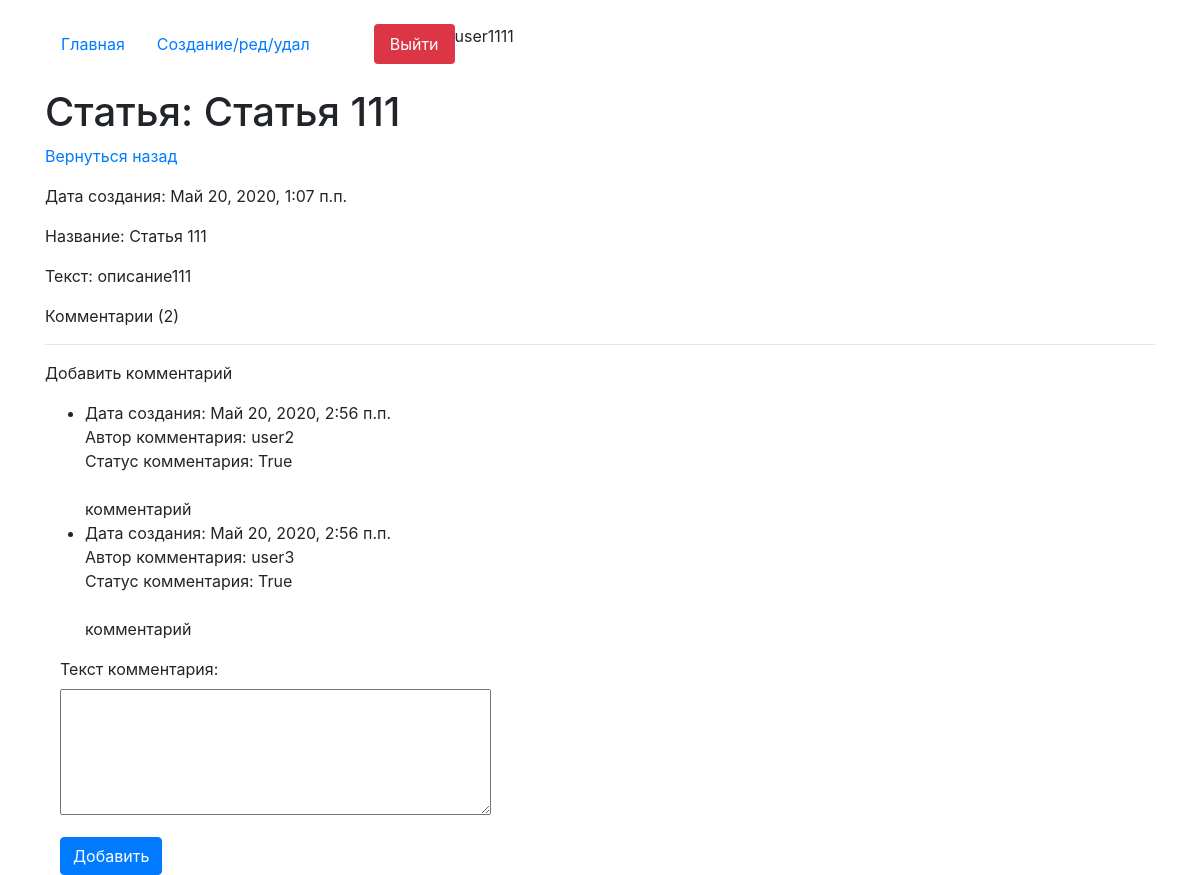
The page /detail/71 (signed in) on the database its author committed.
### core/models.py (models this page shows, shortened)
class Articles(models.Model):
    author = models.ForeignKey(User, on_delete = models.CASCADE, verbose_name='Владелец статьи', blank = True, null = True )
    create_date = models.DateTimeField(auto_now=True)
    name = models.CharField(max_length=200, verbose_name='Название')
    text = models.TextField(verbose_name='Текст')
    class Meta:
        verbose_name='Статью'
        verbose_name_plural='Статьи'

class Comments(models.Model):
    article = models.ForeignKey(Articles, on_delete = models.CASCADE, verbose_name='Статья', blank = True, null = True,related_name='comments_articles' )
    author = models.ForeignKey(User, on_delete = models.CASCADE, verbose_name='Автор комментария', blank = True, null = True )
    create_date = models.DateTimeField(auto_now=True)
    text = models.TextField(verbose_name='Текст комментария')
    status = models.BooleanField(verbose_name='Видимость статьи', default=False)
    objects  = StatusFilterComments()

### core/views.py (the view, shortened to what this page needs)
# urls.py: path('detail/<int:pk>', views.HomeDetailView.as_view(), name='detail_page'),
class HomeDetailView(CustomSuccessMessageMixin, FormMixin, DetailView):
    model = Articles
    template_name = 'detail.html'
    context_object_name = 'get_article'
    form_class = CommentForm
    success_msg = 'Комментарий успешно создан, ожидайте модерации'

### core/forms.py
class CommentForm(forms.ModelForm):
    class Meta:
        model = Comments
        fields = ('text',)
    def __init__(self,*args,**kwargs):
        super().__init__(*args,**kwargs)
        for field in self.fields:
            self.fields[field].widget.attrs['class'] = 'form-control'
        self.fields['text'].widget = Textarea(attrs={'rows':5})

### core/models.py (called while the page is built)
    def get_queryset(self):
        return super().get_queryset().filter(Q(status=False, author = get_current_user()) | Q(status=False, article__author=get_current_user()) | Q(status=True))

### core/templates/detail.html (shortened to what this page needs)
{% extends 'index.html' %}
    {% block content %}
    <h1 class="mt-4">Статья: {{get_article.name}}</h1>
    <p><a href="/">Вернуться назад</a></p>
    <p>Дата создания:  {{get_article.create_date}}</p>
    <p>Название:  {{get_article.name}}</p>
    <p>Текст: {{get_article.text}}</p>
    <p>Комментарии ({{get_article.comments_articles.all.count}})</p>
    <hr>
    <p>Добавить комментарий</p>
    <ul>
    {% for item in get_article.comments_articles.all %}
    <li>
    {% include 'comment_item.html' %}
    </li>
    {% endfor %}
    </ul>
    <div class="col-4">
        <form action="" id="add_form" method="post">
                {{form.as_p}}
        </form>
        <button form="add_form" type="submit" class="btn btn-primary">Добавить</button>
    </div>
{% endblock %}

### core/templates/index.html (shortened to what this page needs)
<!doctype html>
<html lang="en">
  <head>
    <link rel="stylesheet" href="https://stackpath.bootstrapcdn.com/bootstrap/4.4.1/css/bootstrap.min.css">
  </head>
  <body>
      <div class="container mt-4">
          <ul class="nav nav-pills">
  <li class="nav-item">
      {% url 'home' as url_home %}
    <a class="nav-link {% if url_home == request.path %}active{% endif %}" href="{{url_home}}">Главная</a>
  </li>
  <li class="nav-item">
      {% url 'edit_page' as url_edit_page %}
    <a class="nav-link {% if url_edit_page == request.path %}active{% endif %}" href="{{url_edit_page}}">Создание/ред/удал</a>
  </li>
  {% if request.user.is_authenticated %}
      <li class="nav-item">
        {% url 'logout_page' as url_logout_page %}
    <a class="nav-link btn-danger ml-5" href="{{url_logout_page}}">Выйти</a>
  </li>
  {% endif %}
{{request.user}}
</ul>
    {% block content %}{% endblock %}
</div>
  </body>
</html>

### core/templates/comment_item.html (shortened to what this page needs)
    Дата создания: {{item.create_date}} <br>
    Автор комментария: {{item.author}} <br>
    Статус комментария: {{item.status}}
    <br><br>
    {{item.text}}

### rows shown on the page
Articles: name "Статья 111", create_date "Май 20, 2020, 1:07 п.п.", text "описание111", comments_articles.all.count "2"
Comments: create_date "Май 20, 2020, 2:56 п.п.", author "user2", status "True", text "комментарий"
Comments: create_date "Май 20, 2020, 2:56 п.п.", author "user3", status "True", text "комментарий"

### other values the page prints
{{ request.user }} "user1111"
